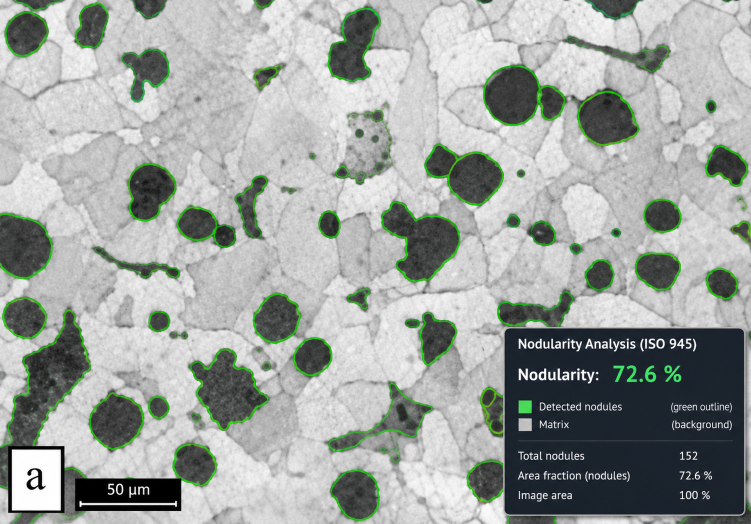
#> input picture tests/fixtures/hi5.png, 1502 x 1047 px (shown at 1/2 size)
$ python -i quality.py   (imports and definitions only)   (older library calls are emulated)
#> lines starting #> are read from the running program, lines starting #| are printed output that depends on the picture; after the words box and inside, x2 and y2 are one past the last pixel; in counts of white or black regions, pixels touching at a corner belong together
#!/usr/bin/env python3
"""
services/quality.py — image quality gate for micrographs (Phase 3).

Everything here is MEASURED from pixels. No learned models, no randomness.
The gate never rejects unnecessarily: REJECT only when the image cannot
plausibly contain analyzable graphite (blank, pure noise, mostly dark
non-micrograph, or resolution so low that particles are sub-pixel).

Usage:
    from nodiq.services.quality import assess_quality
    report = assess_quality(gray, source_width, source_height)
"""
import cv2
import numpy as np

# minimum plausible working width for meaningful nodule statistics
MIN_WORKING_WIDTH = 600


def _res_score(src_w, src_h):
    """Resolution adequacy: working pixels vs the ~600px minimum."""
    if src_w <= 0 or src_h <= 0:
        return 0.0
    return float(min(100.0, src_w / MIN_WORKING_WIDTH * 100.0))


def _sharpness_score(gray):
    """Focus proxy: variance of the Laplacian, normalized on the micrograph
    domain (measured: polished scans sit at lap_var ~2 at 1920px; synthetic
    hard-edged images ~500; blank/defocused <1)."""
    lap = cv2.Laplacian(gray, cv2.CV_64F)
    var = float(lap.var())
    score = 100.0 * min(1.0, np.log1p(var) / np.log1p(50.0))
    return score, var


def _contrast_score(gray):
    """RMS contrast: std of intensities (0-255 -> 0-100)."""
    std = float(gray.std())
    return float(min(100.0, std / 60.0 * 100.0)), std


def _illumination_score(gray):
    """Illumination uniformity from the BACKGROUND field, not the particles.

    A morphological opening with a large kernel removes dark particles and
    leaves the slowly-varying background/illumination field; uneven
    illumination then shows as a smooth brightness gradient. Particle-scale
    structure no longer affects the metric (real micrographs have graphite
    everywhere, which is not an illumination problem).
    """
    # Robust background estimate: per-block 90th percentile. The matrix is
    # the brightest phase in nearly every block, so this tracks the
    # illumination field regardless of graphite density. Uneven illumination
    # = a large smooth PLANE component; texture that survives the plane fit
    # is matrix structure, not a lighting problem.
    h, w = gray.shape
    bs = max(8, min(h, w) // 32)
    hb, wb = h // bs, w // bs
    if hb < 4 or wb < 4:
        return 100.0, 0.0
    blocks = gray[:hb * bs, :wb * bs].reshape(hb, bs, wb, bs).astype(np.float32)
    bg = np.percentile(blocks, 90, axis=(1, 3))
    mean_v = float(bg.mean())
    if mean_v < 1.0:
        return 0.0, mean_v                     # near-black: darkness check fires
    yy, xx = np.mgrid[0:hb, 0:wb]
    A = np.stack([xx.ravel(), yy.ravel(), np.ones(hb * wb)], axis=1)
    coef, *_ = np.linalg.lstsq(A, bg.ravel(), rcond=None)
    plane = (A @ coef).reshape(hb, wb)
    ampl = float(plane.max() - plane.min()) / mean_v   # relative plane swing
    # measured scale: flat ~0.02, real scans 0.07-0.30, gross gradient >1.0
    return float(max(0.0, 100.0 - max(0.0, ampl - 0.10) * 200.0)), ampl


def _darkness_metrics(gray):
    """Fraction of very dark pixels; micrograph matrix is light."""
    frac = float((gray < 40).mean())
    return frac


def _noise_score(gray):
    """Noise estimate: robust median absolute deviation of the laplacian.

    High-frequency sensor noise shows as heavy laplacian tails.
    """
    lap = cv2.Laplacian(gray, cv2.CV_64F)
    mad = float(np.median(np.abs(lap - np.median(lap))))
    # typical clean micrograph: MAD < 10; noisy: > 30
    return float(max(0.0, 100.0 - mad * 4.0)), mad


def _saturation_metrics(bgr_or_none):
    """Color saturation stats; grayscale images report None."""
    if bgr_or_none is None or bgr_or_none.ndim < 3:
        return None, None
    hsv = cv2.cvtColor(bgr_or_none, cv2.COLOR_BGR2HSV)
    sat = hsv[:, :, 1]
    return float(sat.mean()), float((sat > 150).mean())


def _artifact_indicators(gray):
    """Cheap artifact checks: clipping (over/under-exposure) and a crude
    text/graphics heuristic (many tiny high-contrast components)."""
    over = float((gray > 250).mean())
    under = float((gray < 5).mean())
    _, th = cv2.threshold(gray, 0, 255, cv2.THRESH_BINARY + cv2.THRESH_OTSU)
    n, _, stats, _ = cv2.connectedComponentsWithStats(th.astype(np.uint8))
    small = int(np.sum((stats[1:, cv2.CC_STAT_AREA] > 0)
                       & (stats[1:, cv2.CC_STAT_AREA] < 20))) if n > 1 else 0
    return {"overexposed_frac": over, "underexposed_frac": under,
            "tiny_components": small}


def assess_quality(gray, source_width=0, source_height=0, bgr=None):
    """Full quality report. All values measured from the image."""
    h, w = gray.shape
    res = _res_score(source_width or w, source_height or h)
    sharp, lap_var = _sharpness_score(gray)
    contrast, std = _contrast_score(gray)
    illum, mean_brightness = _illumination_score(gray)
    dark_frac = _darkness_metrics(gray)
    noise, noise_mad = _noise_score(gray)
    sat_mean, sat_high_frac = _saturation_metrics(bgr)
    artifacts = _artifact_indicators(gray)

    checks = {}
    warnings = []

    def check(name, score, warn_below=50.0, reject_below=15.0, msg=""):
        if score >= warn_below:
            checks[name] = "PASS"
        elif score >= reject_below:
            checks[name] = "WARNING"
            if msg:
                warnings.append(msg)
        else:
            checks[name] = "REJECT"
            if msg:
                warnings.append(msg)
        return checks[name]

    check("resolution", res, msg=(
        f"input width {int(source_width or w)}px is low; smallest particles "
        "may be below resolution"))
    check("blur", sharp, warn_below=35.0, reject_below=10.0,
          msg="low high-frequency content: image looks soft or is a very "
              "smooth scan; shape metrics less reliable")
    check("contrast", contrast, msg="low contrast; thresholding may be unstable")
    check("brightness", illum, warn_below=70.0, reject_below=25.0,
          msg="uneven illumination across the field of view")
    check("noise", noise, msg="high sensor noise; consider denoising or re-scan")

    # darkness / not-a-micrograph guard (uses measured dark fraction)
    if dark_frac > 0.6:
        checks["graphite_presence"] = "WARNING"
        warnings.append("image is mostly dark: does not look like a polished "
                        "ductile-iron micrograph")
    else:
        checks["graphite_presence"] = "PASS"
    if artifacts["overexposed_frac"] > 0.15 or artifacts["underexposed_frac"] > 0.15:
        checks["exposure"] = "WARNING"
        warnings.append("large clipped regions (over/under-exposure)")
    else:
        checks["exposure"] = "PASS"

    # overall score: weighted mean of the numeric metrics
    weights = {"resolution": 0.25, "focus": 0.2, "contrast": 0.2,
               "illumination": 0.15, "noise": 0.2}
    score = (res * weights["resolution"] + sharp * weights["focus"]
             + contrast * weights["contrast"] + illum * weights["illumination"]
             + noise * weights["noise"])

    n_reject = sum(1 for v in checks.values() if v == "REJECT")
    n_warn = sum(1 for v in checks.values() if v == "WARNING")
    if n_reject or score < 30:
        status = "REJECT"
    elif n_warn or score < 65:
        status = "WARNING"
    else:
        status = "PASS"

    metrics = {
        "resolution": round(res, 1),
        "focus": round(float(sharp), 1),
        "contrast": round(contrast, 1),
        "illumination": round(float(illum), 1),
        "noise": round(noise, 1),
    }
    return {
        "status": status,               # PASS | WARNING | REJECT
        "score": int(round(score)),     # 0-100
        "checks": checks,
        "metrics": metrics,
        "warnings": warnings,
        "measurements": {
            "source_width": int(source_width or w),
            "source_height": int(source_height or h),
            "working_width": int(w),
            "laplacian_variance": round(lap_var, 2),
            "contrast_std": round(std, 2),
            "mean_brightness": round(float(mean_brightness), 2),
            "dark_fraction": round(dark_frac, 4),
            "noise_mad": round(noise_mad, 2),
            "mean_saturation": (round(sat_mean, 2)
                                if sat_mean is not None else None),
            "artifacts": {k: round(v, 4) if isinstance(v, float) else v
                          for k, v in artifacts.items()},
        },
        # the engine always runs; the gate informs interpretation only
        "engine_ran": True,
    }

>>> import cv2
>>> picture = cv2.imread('../../../tests/fixtures/hi5.png', cv2.IMREAD_GRAYSCALE)
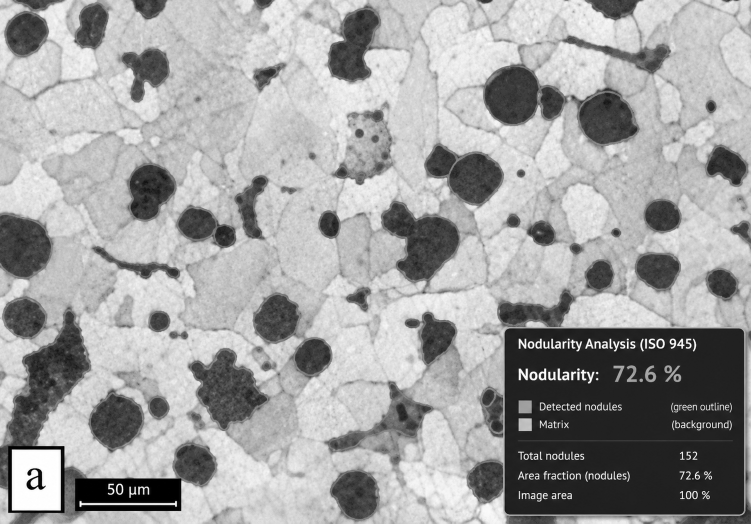
#> picture: shape (1047, 1502) (shown at 1/2 size); min 0, max 255, mean 160.9
>>> result = assess_quality(picture)
#> in _sharpness_score, `lap = cv2.Laplacian(gray, cv2.CV_64F)`:
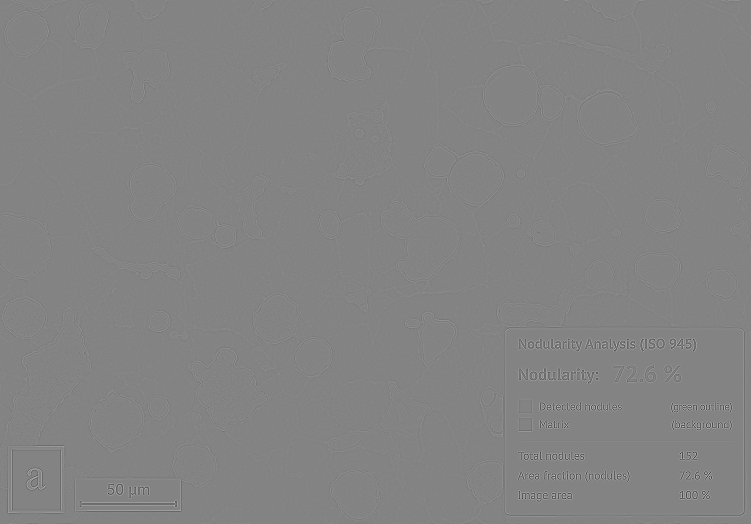
#> lap: shape (1047, 1502) float64 (shown at 1/2 size); min -414, max 388, mean 0; drawn with min black and max white
#> in _sharpness_score, `var = float(lap.var())`: var = 428.7
#> in _sharpness_score, `score = 100.0 * min(1.0, np.log1p(var) / np.log1p(50.0))`: score = 100
#> in assess_quality, `sharp, lap_var = _sharpness_score(gray)`: lap_var = 428.7
#> in _contrast_score, `std = float(gray.std())`: std = 69.56
#> in assess_quality, `contrast, std = _contrast_score(gray)`: contrast = 100; std = 69.56
#> in _illumination_score, `bg = np.percentile(blocks, 90, axis=(1, 3))`:
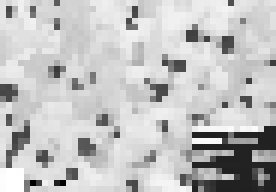
#> bg: shape (32, 46) float64 (shown 6 times larger); min 0, max 255, mean 192.5
#> in _illumination_score, `mean_v = float(bg.mean())`: mean_v = 192.5
#> in _illumination_score, `coef, *_ = np.linalg.lstsq(A, bg.ravel(), rcond=None)`: coef = [-1, -1.87, 244.1]
#> in _illumination_score, `plane = (A @ coef).reshape(hb, wb)`:
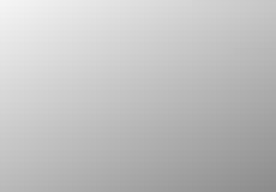
#> plane: shape (32, 46) float64 (shown 6 times larger); min 140.9, max 244.1, mean 192.5
#> in _illumination_score, `ampl = float(plane.max() - plane.min()) / mean_v`: ampl = 0.536
#> in assess_quality, `illum, mean_brightness = _illumination_score(gray)`: illum = 12.81; mean_brightness = 0.536
#> in _darkness_metrics, `frac = float((gray < 40).mean())`: frac = 0.11
#> in _noise_score, `mad = float(np.median(np.abs(lap - np.median(lap))))`: mad = 5
#> in assess_quality, `noise, noise_mad = _noise_score(gray)`: noise = 80; noise_mad = 5
#> in _artifact_indicators, `over = float((gray > 250).mean())`: over = 0.00732
#> in _artifact_indicators, `under = float((gray < 5).mean())`: under = 0.00736
#> in _artifact_indicators, `_, th = cv2.threshold(gray, 0, 255, cv2.THRESH_BINARY + cv2.THRESH_OTSU)`:
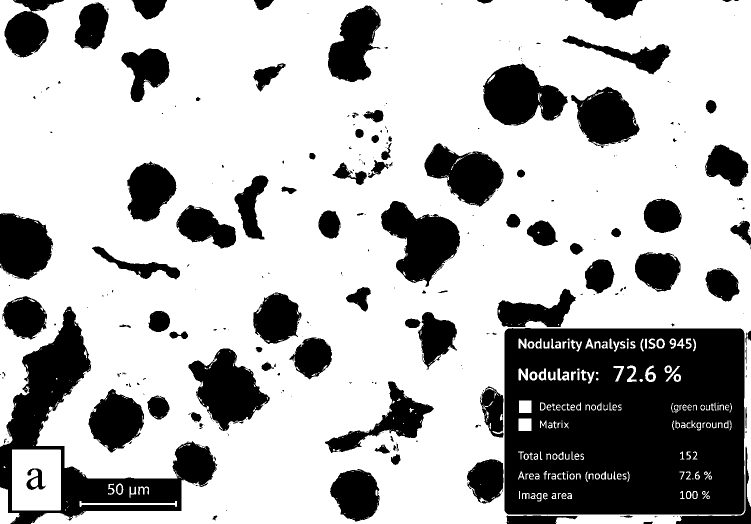
#> th: shape (1047, 1502) (shown at 1/2 size); 71% white; 355 black regions (229 under 20 px), largest, box (x1, y1, x2, y2) and area: (1009, 656, 1489, 1029) 163969, (0, 613, 435, 1047) 46908, (762, 402, 920, 574) 14882
#> in _artifact_indicators, `n, _, stats, _ = cv2.connectedComponentsWithStats(th.astype(np.uint8))`: n = 648; stats = 648 rows, first 6: [0, 0, 1502, 1047, 455542], [0, 0, 1502, 1047, 1088114], [29, 0, 2, 2, 3], [511, 4, 1, 1, 1], [194, 7, 1, 1, 1], [512, 6, 1, 1, 1]
#> in _artifact_indicators, `small = int(np.sum((stats[1:, cv2.CC_STAT_AREA] > 0) & (stats[1:, cv2...`: small = 468
#> in assess_quality, `artifacts = _artifact_indicators(gray)`: artifacts = {'overexposed_frac': 0.00732, 'underexposed_frac': 0.00736, 'tiny_components': 468}
#> in assess_quality, `score = (res * weights["resolution"] + sharp * weights["focus"] + cont..`: score = 82.92
#> in assess_quality, `metrics = { "resolution": round(res, 1), "focus": round(float(sharp), ..`: metrics = {'resolution': 100, 'focus': 100, 'contrast': 100, 'illumination': 12.8, 'noise': 80}
#> result = 7 items
